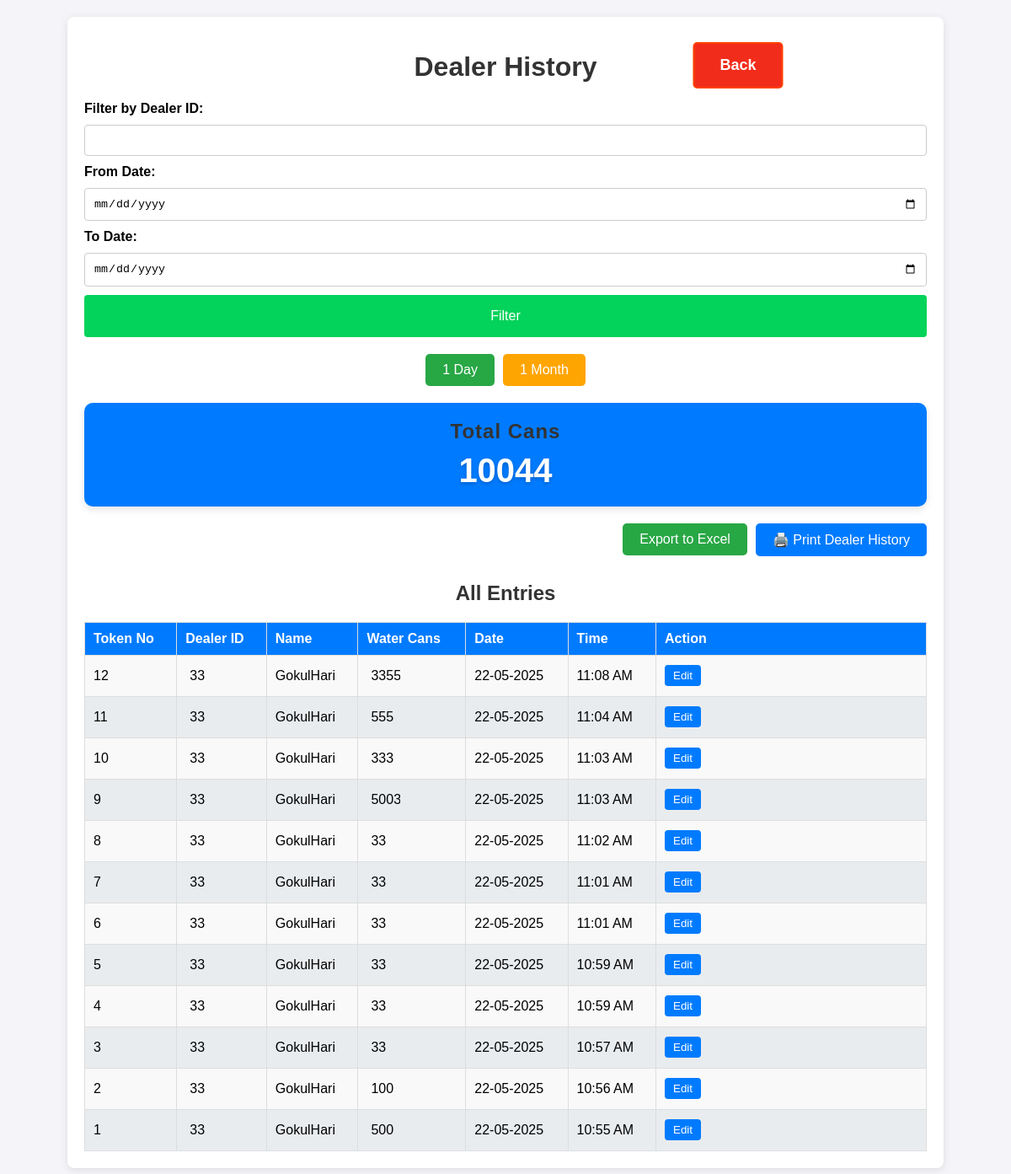
Before: /history with the older database file.
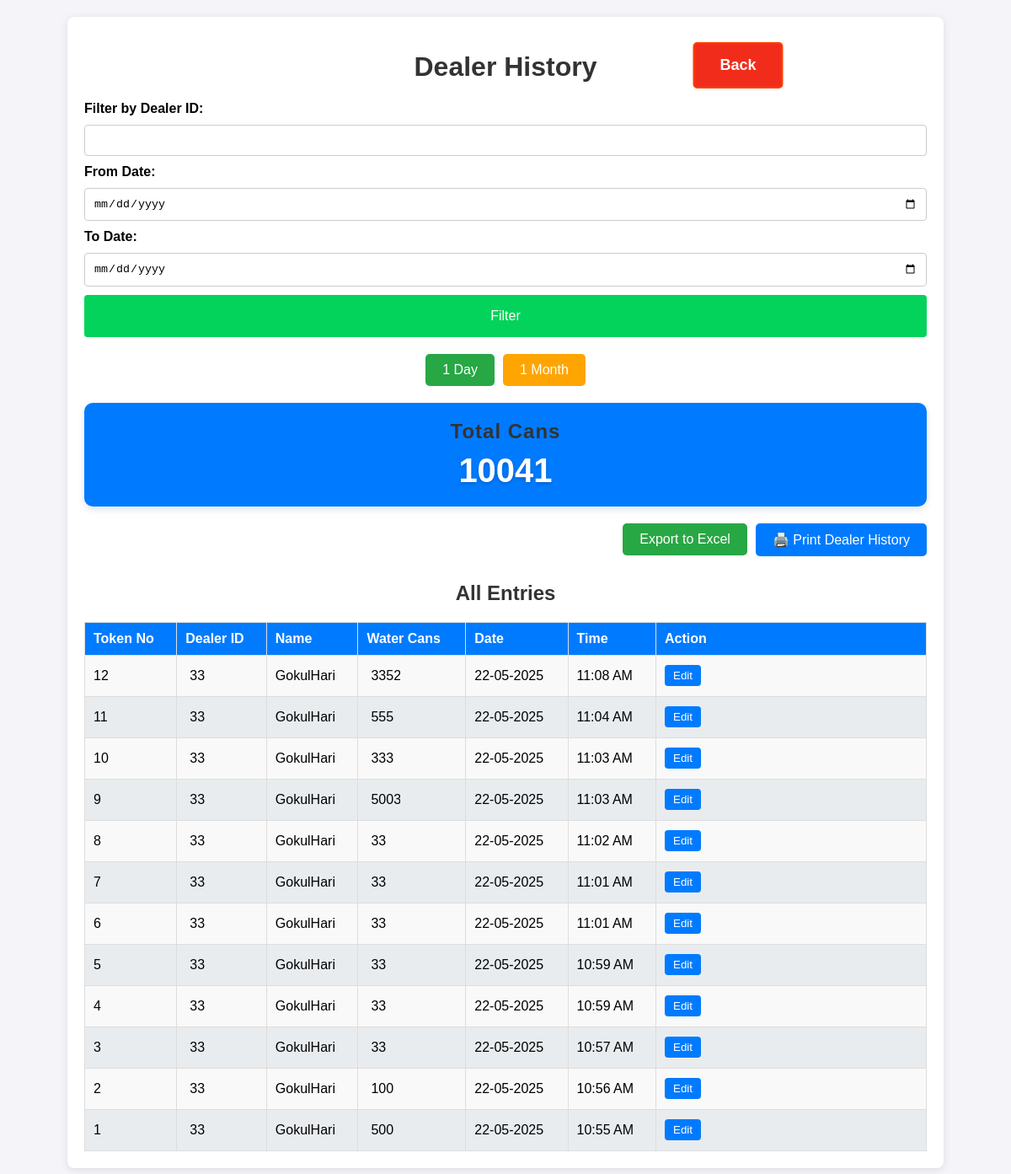
After: the same page with the newer database file.
### app.py (models this page shows, shortened)
class Dealer_details(db.Model):
    id = db.Column(db.Integer, primary_key=True)
    dealer_id = db.Column(db.String(100), nullable=False, unique=True)
    name = db.Column(db.String(100), nullable=False)
    mobile = db.Column(db.String(15), nullable=False)
    address = db.Column(db.String(400), nullable=True)
    aadhaar_file = db.Column(db.String(400))  # Path to Aadhaar copy
    photo_file = db.Column(db.String(400))

class Dealer(db.Model):
    id = db.Column(db.Integer, primary_key=True)
    dealer_id = db.Column(db.String(100), nullable=False)
    water_can_count = db.Column(db.Integer, nullable=False)
    timestamp = db.Column(db.DateTime, default=datetime.now)
    token_id = db.Column(db.Integer, nullable=False)  # Daily resetting token ID
    @property
    def formatted_date(self):
        return self.timestamp.strftime("%d-%m-%Y")  # Format the date
    @property
    def formatted_time(self):
        return self.timestamp.strftime("%I:%M %p")  # Format the time in 12-hour format

### app.py (the view)
@app.route('/history', methods=['GET'])
def history(msg=None):
    filtered_data, filter_type = get_filtered_data(request)
    dealer_id_filter = request.args.get('dealer_id', '')  # Default is an empty string
    date_from = request.args.get('date_from', '')
    date_to = request.args.get('date_to', '')
    total_cans = sum(dealer.water_can_count for dealer, dealer_name in filtered_data)
    return render_template('history.html', data=filtered_data,
                            dealer_id=dealer_id_filter,
                            date_from=date_from,
                            date_to=date_to,
                            total_cans=total_cans,
                            filter_type=filter_type,
                            msg=msg)

### templates/history.html (shortened to what this page needs)
<!DOCTYPE html>
<html lang="en">
<head>
    <link rel="stylesheet" href="/static/styles.css">
</head>
<body>
    <div class="container history_container">
        <h1>Dealer History</h1>
        <form method="GET" class="form">
            <label for="dealer_id">Filter by Dealer ID:</label>
            <input type="text" id="dealer_id" name="dealer_id" value="{{ dealer_id }}">
            <label for="date_from">From Date:</label>
            <input type="date" id="date_from" name="date_from" value="{{ date_from }}">
            <label for="date_to">To Date:</label>
            <input type="date" id="date_to" name="date_to" value="{{ date_to }}">
            <button type="submit" name="filter_button" value="submit" class="btn">Filter</button>
        </form>
        <div class="filter-buttons hide-on-print">
            <a href="/history?filter_type=1-day" class="filter-button {{ 'active' if filter_type == '1-day' else '' }}">1 Day</a>
            <a href="/history?filter_type=1-month" class="filter-button {{ 'active' if filter_type == '1-month' else '' }}">1 Month</a>
        </div>
         <div class="total-cans-card">
            <h2>Total Cans</h2>
            <div class="total-cans-number">{{ total_cans }}</div>
        </div>
        <div class="export-options hide-on-print">
            <form action="/export" method="get">
                <button type="submit" class="export-button">Export to Excel</button>
            </form>
            <div style="text-align: right; margin-bottom: 10px;">
                <button class="print_btn" onclick="window.print()">
                    🖨️ Print Dealer History
                </button>
            </div>
        </div>
        <a href="/" class="back">Back</a>
        <h2>All Entries</h2>
        <table class="history_data">
            <thead>
                <tr>
                    <th>Token No</th>
                    <th>Dealer ID</th>
                    <th>Name</th>
                    <th>Water Cans</th>
                    <th>Date</th>
                    <th>Time</th>
                    <th class="history_action">Action</th>
                </tr>
            </thead>
            <tbody>
                {% for dealer, dealer_name in data %}
                <tr>
                    <td>{{ dealer.token_id }}</td>
                    <td><input type="text" id="dealer_id_{{ dealer.id }}" value="{{ dealer.dealer_id }}" readonly></td>
                    <td>{{ dealer_name }}</td>
                    <td><input type="number" id="water_can_{{ dealer.id }}" value="{{ dealer.water_can_count }}" readonly></td>
                    <td>{{ dealer.formatted_date }}</td>
                    <td>{{ dealer.formatted_time }}</td>
                    <td>
                        <button class="edit" onclick="enableEdit({{ dealer.id }})">Edit</button>
                    </td>
                </tr>
                {% endfor %}
            </tbody>
        </table>
    </div>
</body>
</html>

Changed rows visible on the page:
changed through a linked row, Dealer_details "GokulHari": water_can_count "3355" → "3352"
Other visible differences:
{{ total_cans }}: "10044" → "10041"
